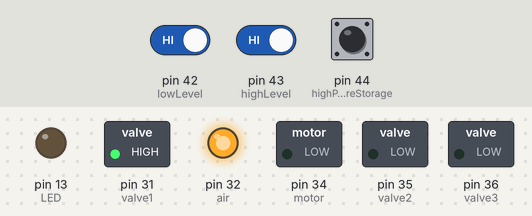
A sketch run on a simulated Arduino Mega 2560, built with avr-gcc and run on an emulated ATmega2560. Parts: switched loads named in the sketch (green lamp = pin HIGH), output pins drawn as LEDs (lit = HIGH). Inputs (shaded band) come from the test bench; at power-on: pin 42 (lowLevel) HIGH, pin 43 (highLevel) HIGH, pin 44 (highPressureStorage) HIGH. Pins used as bus, display or sensor lines are not drawn.

Above: at 1.2 s.
1.3 s: pin 42 (lowLevel) driven LOW
At 1.8 s:
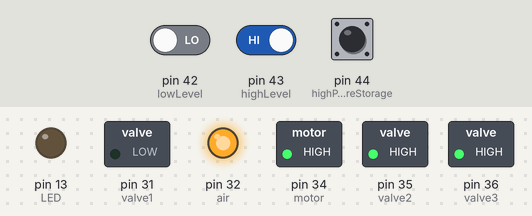
2.8 s: pin 43 (highLevel) driven LOW
At 4.0 s:
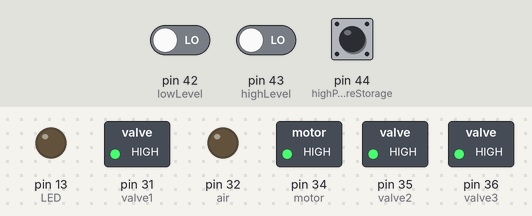
4.3 s: pin 43 (highLevel) driven HIGH
At 5.2 s:
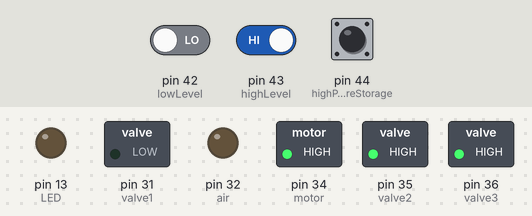
Timing chart, 0 to 10.8 s (numbered marks = the images above; inputs shaded):
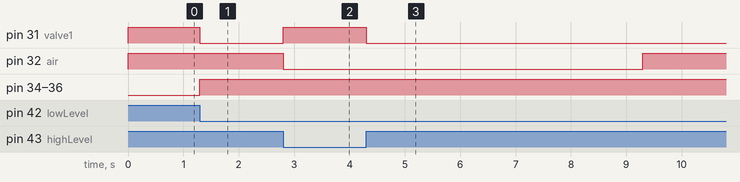

The sketch:

valvesControl.ino
```cpp
 int valve1 = 31;
 const byte lowLevel = 42;
 const byte highLevel = 43;
 const byte highPressureStorage = 44;
 int air = 32;
 int DC = 33;
 int motor = 34;
 int valve2 = 35;
 int valve3 = 36;
 int backWash1 = 37;
 int backWash2 = 38;

const byte LED=13; // LED (built-in on Uno)

unsigned long buttonPushedMillis; // when button was released
unsigned long ledTurnedOnAt; // when led was turned on
unsigned long turnOnDelay = 0; // wait to turn on LED
unsigned long turnOffDelay = 5000; // turn off LED after this time
bool ledReady = false; // flag for when button is let go
bool ledState = false; // for LED is on or not.

void setup() {

  Serial.begin(9600);

pinMode(valve1, OUTPUT);
pinMode(air, OUTPUT);
pinMode(DC, OUTPUT);
pinMode(valve2, OUTPUT);
pinMode(valve3, OUTPUT);
pinMode(motor, OUTPUT);

digitalWrite(valve1, 1);
digitalWrite(air, 1);
digitalWrite(DC, 1);
digitalWrite(valve2, 1);
digitalWrite(valve3, 1);
digitalWrite(motor, 1);

 pinMode(highPressureStorage, INPUT_PULLUP);
 pinMode(highLevel, INPUT_PULLUP);
 pinMode(lowLevel, INPUT_PULLUP);
 pinMode(LED, OUTPUT);
 digitalWrite(LED, LOW);
}

void loop() {
                   /////////////// air and DC
             unsigned long currentMillis = millis();
             if (digitalRead(highLevel) == LOW) {
                  digitalWrite(valve1, HIGH);
                  buttonPushedMillis = currentMillis;
                  ledReady = true;
             }
             else if (digitalRead(lowLevel) == LOW  ){
                   digitalWrite(valve1, LOW);
                   digitalWrite(valve2, HIGH); ///khamosh
                   digitalWrite(valve3, HIGH);
                   digitalWrite(motor, HIGH);
             }
            else if (digitalRead(highPressureStorage) == LOW || digitalRead(air) == LOW || digitalRead(DC)==  LOW || digitalRead(valve1)==LOW ){

                   digitalWrite(valve2, HIGH); ///khamosh
                   digitalWrite(valve3, HIGH);
                   digitalWrite(motor, HIGH);
             }
            else if (digitalRead(highPressureStorage) == HIGH && digitalRead(lowLevel) == HIGH && digitalRead(highLevel) == HIGH  ){
                    digitalWrite(valve2, LOW); ///khamosh
                   digitalWrite(valve3, LOW);
                   digitalWrite(motor, LOW);

             }


              if (ledReady) {
                if ((unsigned long)(currentMillis - buttonPushedMillis) >= turnOnDelay) {
                  digitalWrite(air, LOW);
                  digitalWrite(DC, LOW);
                  ledState = true;
                  ledTurnedOnAt = currentMillis;
                  ledReady = false;
               }
             }

              if (ledState) {
                if ((unsigned long)(currentMillis - ledTurnedOnAt) >= turnOffDelay) {
                 ledState = false;
                 digitalWrite(air, HIGH);
                 digitalWrite(DC, HIGH);
                 digitalWrite(valve2, LOW);
                 digitalWrite(valve3, LOW);
                 digitalWrite(motor, LOW);

                 }
             }


}
```

Measured:
- after the input at 1.3 s, pin 31 (valve1): HIGH → LOW at once; pin 34 (motor), pin 35 (valve2), pin 36 (valve3): LOW → HIGH at once
- after the input at 2.8 s, pin 31 (valve1): LOW → HIGH at once; pin 32 (air): HIGH → LOW at once
- after the input at 4.3 s, pin 31 (valve1): HIGH → LOW at once; pin 32 (air): LOW → HIGH after 5.0 s
